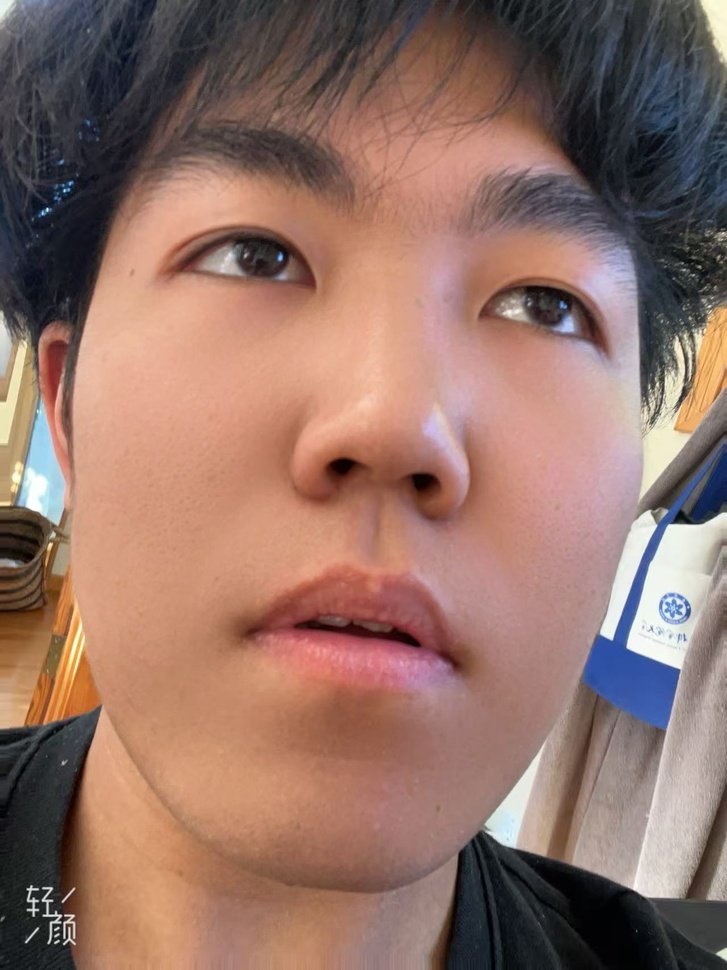
#> input picture 2/myself.jpg, 727 x 970 px, shrunk from 1279 x 1706 before the run
$ python 2.1.2.py
#> lines starting #> are read from the running program, lines starting #| are printed output that depends on the picture
import cv2
import numpy as np
from scipy.signal import convolve2d

img = cv2.imread("myself.jpg", cv2.IMREAD_GRAYSCALE).astype(float)
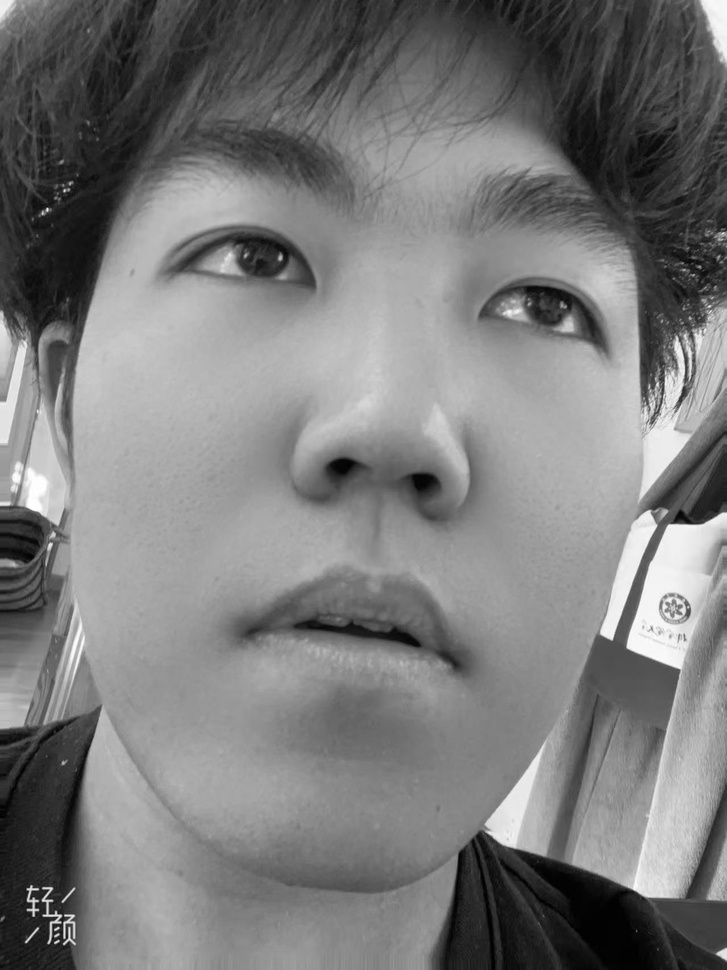
#> img: shape (970, 727) float64; min 0, max 255, mean 122.6

gaussian_kernel_1d = cv2.getGaussianKernel(ksize=9, sigma=2)
G = gaussian_kernel_1d @ gaussian_kernel_1d.T
G /= G.sum()

size = 9
delta = np.zeros((size, size), dtype=np.float32)
delta[size // 2, size // 2] = 1.0
alpha = 1.5  # 可调
X = (1 + alpha) * delta - alpha * G

I_sharp = convolve2d(img, X, mode="same", boundary="symm")
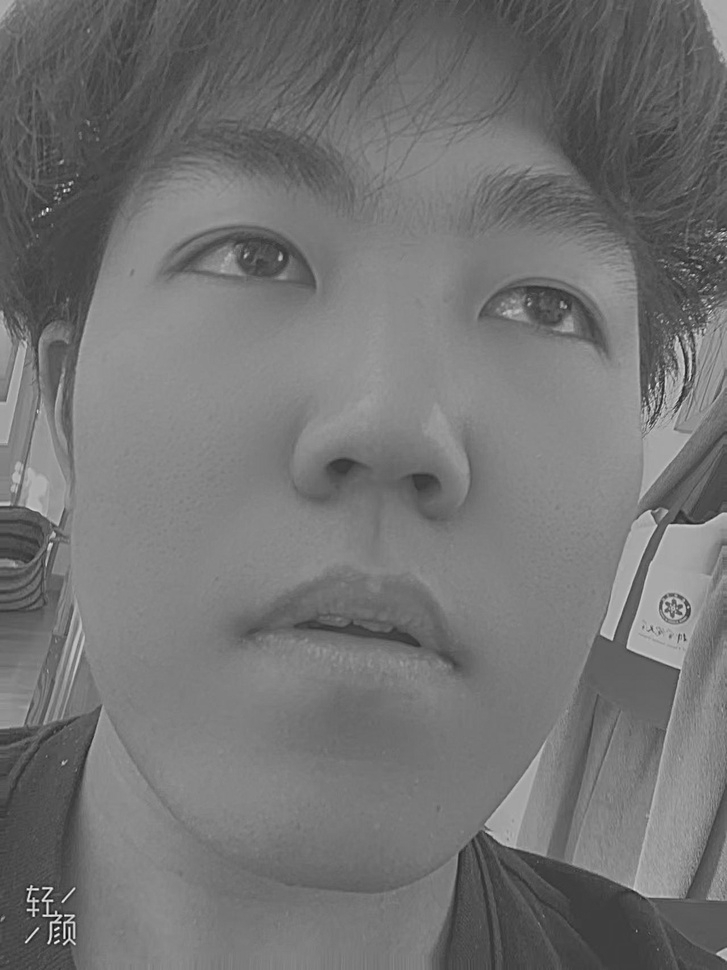
#> I_sharp: shape (970, 727) float64; min -140.3, max 439.8, mean 122.6; drawn with min black and max white

I_sharp = np.clip(I_sharp, 0, 255).astype(np.uint8)

cv2.imwrite("myself_sharp_onestep.jpg", I_sharp)

$ run again, with 2/hand.jpg copied over 2/myself.jpg
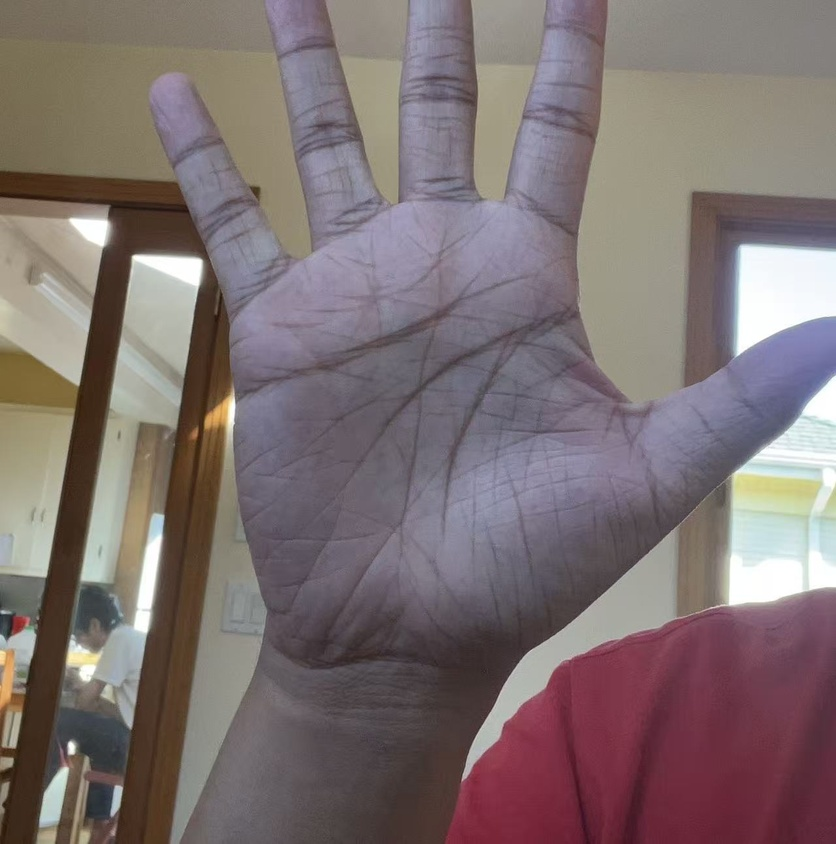
#> input picture 2/hand.jpg, 836 x 844 px, shrunk from 1280 x 1293 before the run
#> `img = cv2.imread("myself.jpg", cv2.IMREAD_GRAYSCALE).astype(float)`:
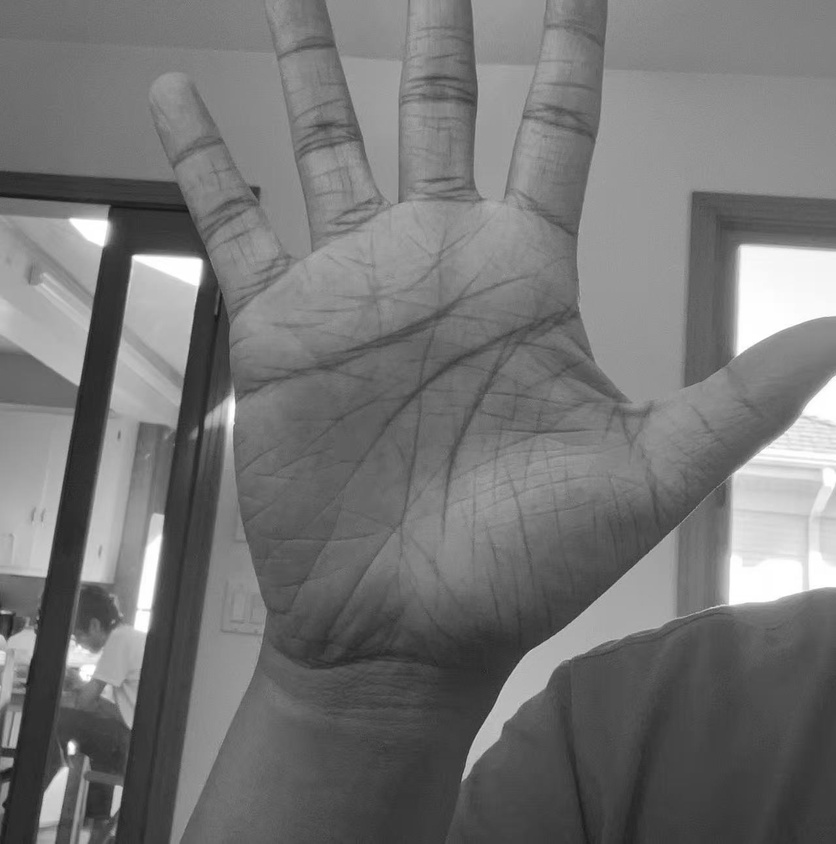
#> img: shape (844, 836) float64; min 23, max 255, mean 116.7
#> `I_sharp = convolve2d(img, X, mode="same", boundary="symm")`:
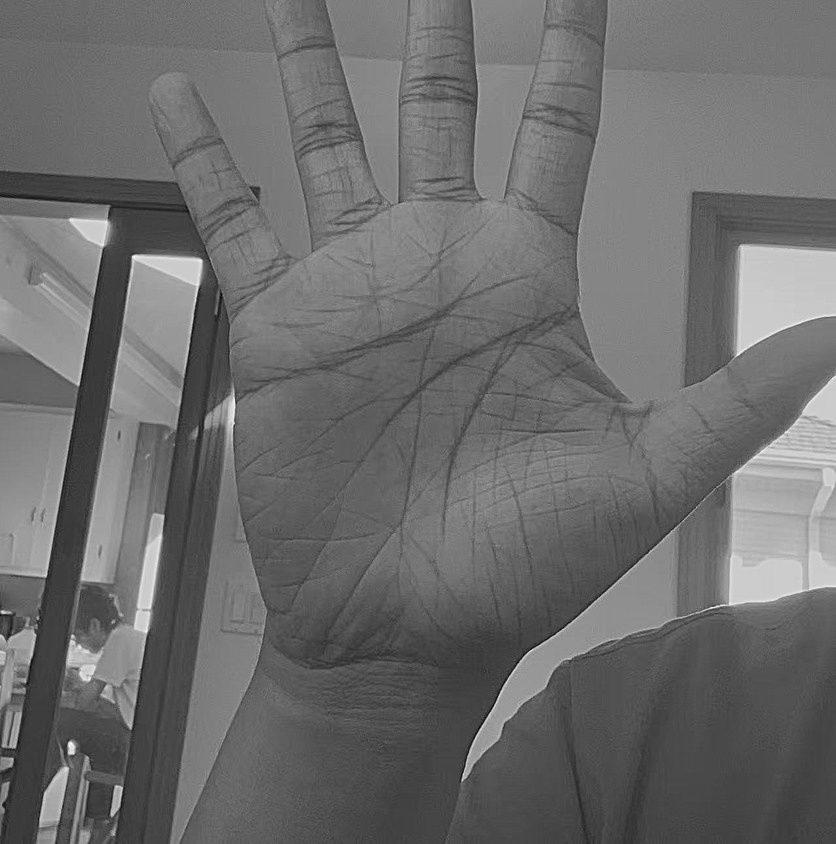
#> I_sharp: shape (844, 836) float64; min -40.63, max 328.8, mean 116.7; drawn with min black and max white

$ run again, with 2/joker_left.jpg copied over 2/myself.jpg
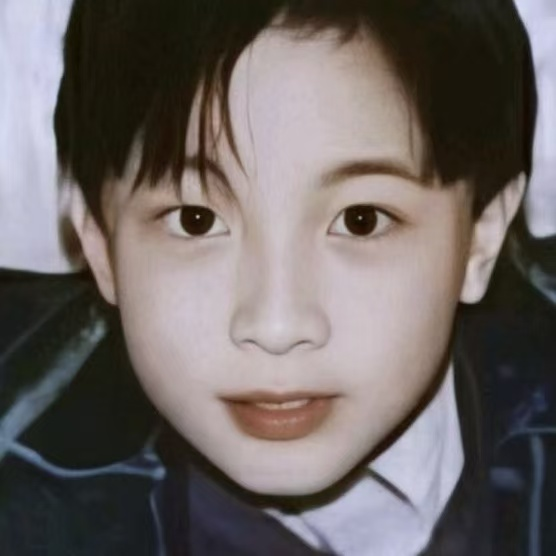
#> input picture 2/joker_left.jpg, 556 x 556 px
#> `img = cv2.imread("myself.jpg", cv2.IMREAD_GRAYSCALE).astype(float)`:
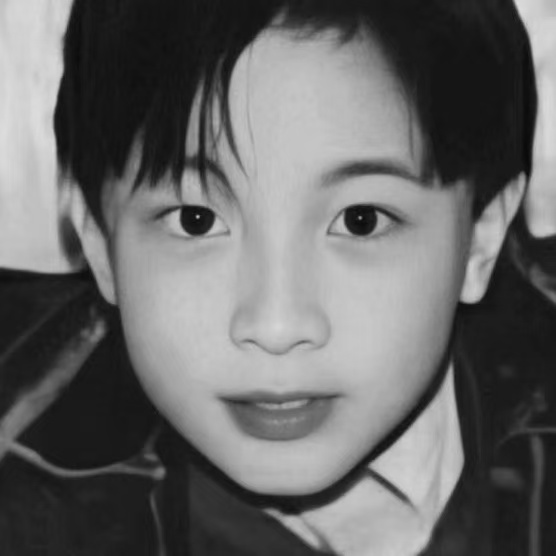
#> img: shape (556, 556) float64; min 9, max 221, mean 103.6
#> `I_sharp = convolve2d(img, X, mode="same", boundary="symm")`:
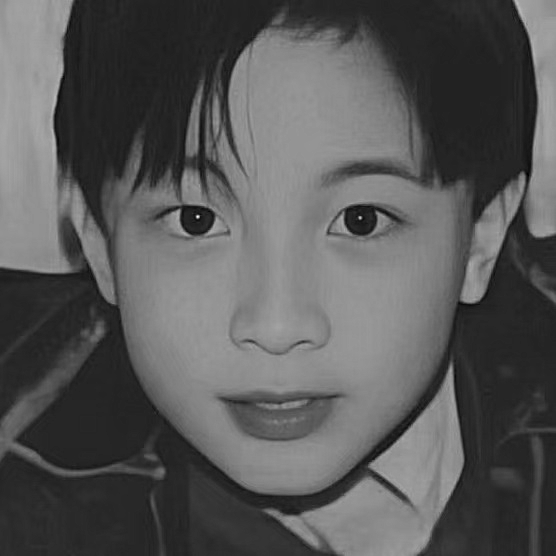
#> I_sharp: shape (556, 556) float64; min -32.53, max 359.3, mean 103.6; drawn with min black and max white

$ run again, with 2/joker_right.jpg copied over 2/myself.jpg
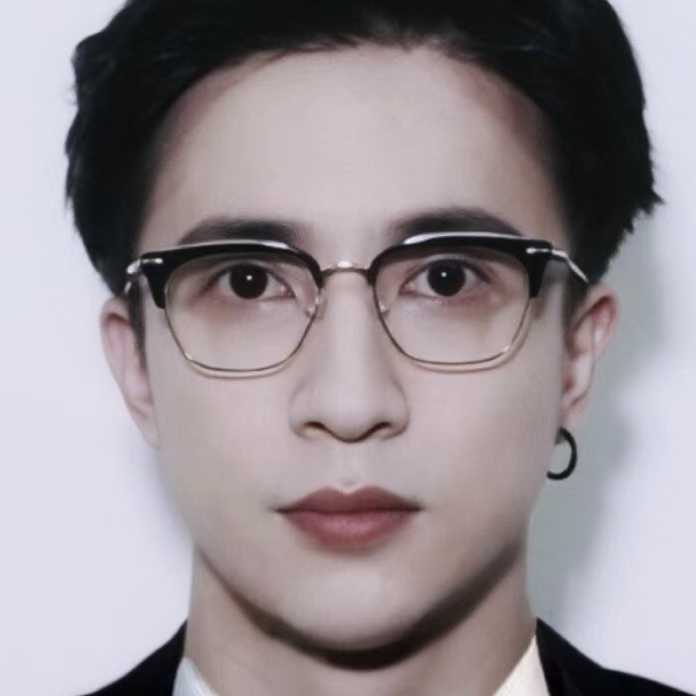
#> input picture 2/joker_right.jpg, 696 x 696 px
#> `I_sharp = convolve2d(img, X, mode="same", boundary="symm")`:
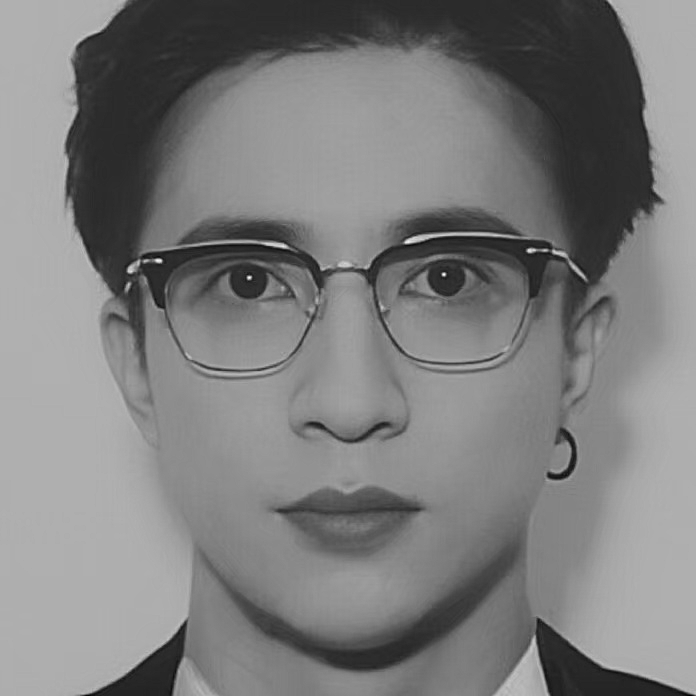
#> I_sharp: shape (696, 696) float64; min -53.71, max 350.8, mean 145.2; drawn with min black and max white
#> `I_sharp = np.clip(I_sharp, 0, 255).astype(np.uint8)`:
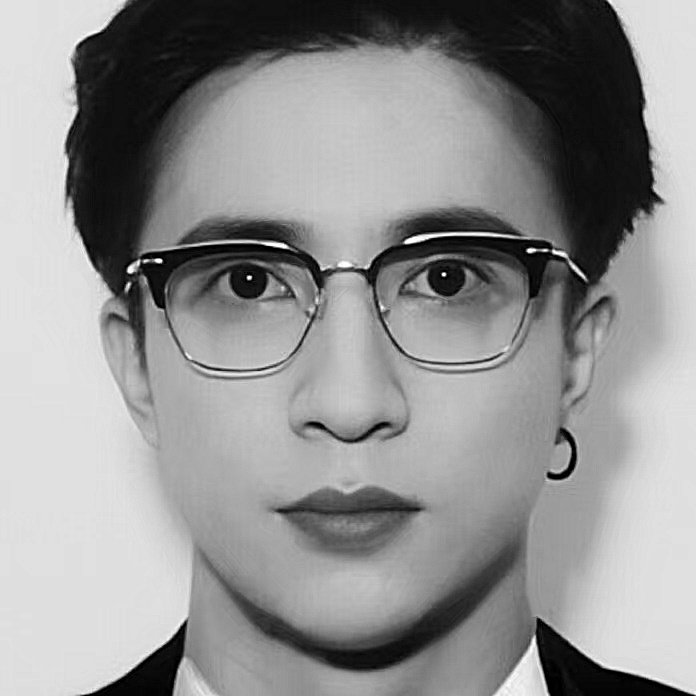
#> I_sharp: shape (696, 696); min 0, max 255, mean 144.7
